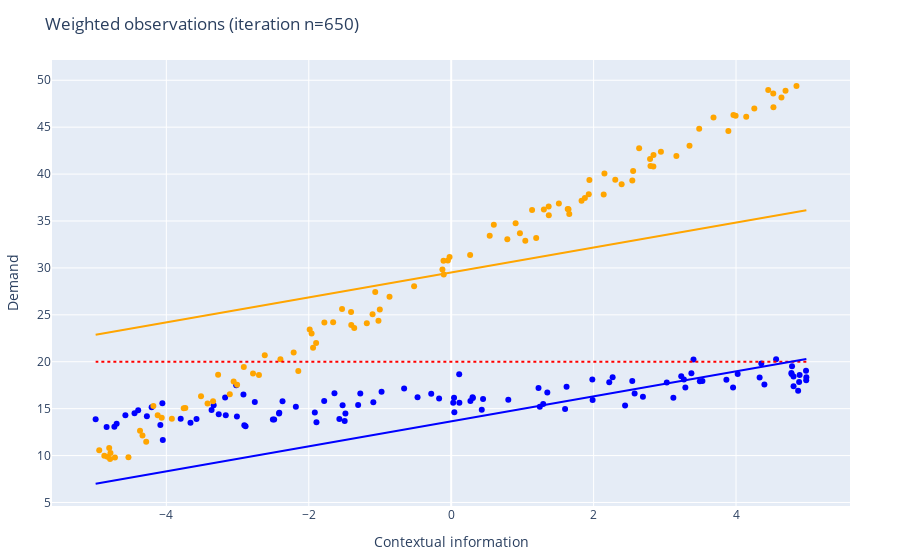

Source (notebook cell):
### Code cell
iter_index = 650
model_int1, model_int2, model_slope = mach_weights[iter_index]
y_model_com1 = model_int1 .+ model_slope .* x_cap
y_model_com2 = model_int2 .+ model_slope .* x_cap

data = [
    scatter(x=phis_1, y=demands_1, name="Commodity 1", mode="markers", line=attr(color="blue"), showlegend=false), 
    scatter(x=phis_2, y=demands_2, name="Commodity 2", mode="markers", line=attr(color="orange"), showlegend=false),
    scatter(x=x_cap, y=y_cap, name="Max capacity of arc AB", mode="lines", line=attr(color="red", dash="dot"), showlegend=false),
    scatter(x=x_cap, y=y_model_com1, name="Predicted commodity 1", mode="lines", line=attr(color="blue"), showlegend=false),
    scatter(x=x_cap, y=y_model_com2, name="Predicted commodity 2", mode="lines", line=attr(color="orange"), showlegend=false),
]

layout = Layout(
    xaxis_title="Contextual information", 
    yaxis_title="Demand",
    title="Weighted observations (iteration n=$iter_index)")

weights_plot = plot(data, layout)
